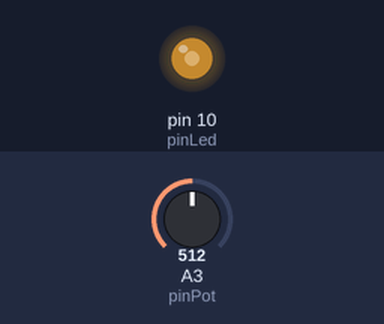
Recording of a sketch running on a simulated Arduino Uno, built with avr-gcc and run on an emulated ATmega328P. Shown: output pins drawn as LEDs (lit = HIGH). The inputs (shaded band) are chosen by the test bench; at power-on: A3 (pinPot) = 512.

Above: at 1.2 s.
1.3 s: A3 (pinPot) set to 716
At 2.5 s:
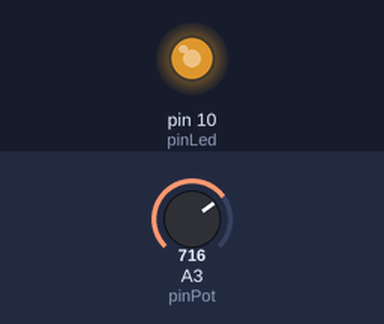
2.8 s: A3 (pinPot) set to 900
At 3.8 s:
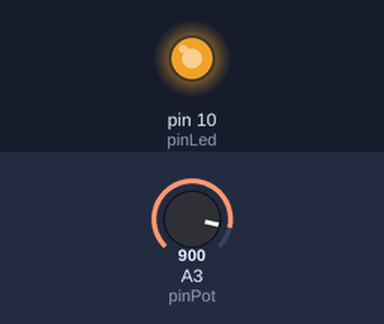
4.3 s: A3 (pinPot) set to 122
At 5.0 s:
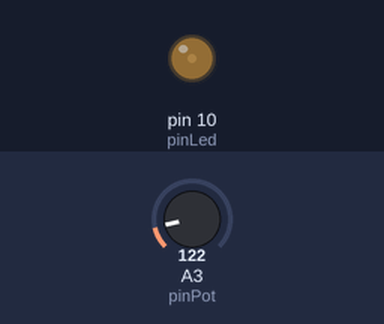
5.8 s: A3 (pinPot) set to 0
At 6.1 s:
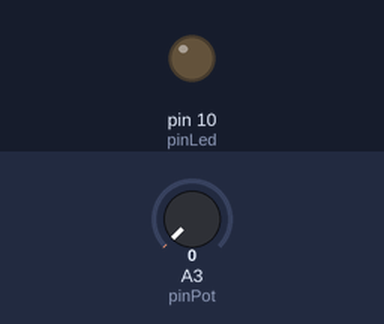
7.3 s: A3 (pinPot) set to 511
At 8.5 s:
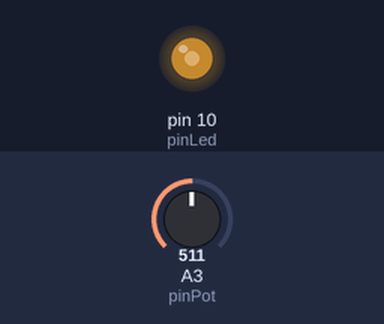
Timing chart, 0 to 9.8 s (numbered marks = the images above; inputs shaded):
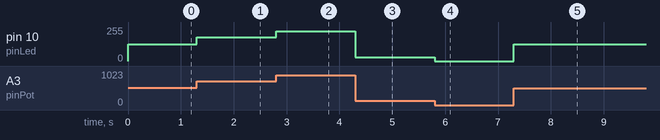

The sketch:

7segmentos_092021.ino
```cpp
/****************************************************************
  Controlar intensidad de led con potenciometro
  Materiales:
  led
  potenciometro
  Arduino UNO
  Resistencias de 220omh

*****************************************************************/
/*
	Variables para lectura de potenciometro y valor para
    intensidad del led.
    Variables para definir pines de entrada y salida
*/
int volumen , valor ;
byte pinPot = A3, pinLed = 10;

void setup()
{
 	Serial.begin(9600);
 	pinMode(A3,INPUT);
  	pinMode(10,OUTPUT);
}

void loop()
{

   	volumen = analogRead(A3);
  	valor	= map(volumen,0,1023,0,255);

  	analogWrite(10,valor);
}
```

Measured:
- after the input at 1.3 s, pin 10 (pinLed): 127/255 → 178/255 at once
- after the input at 2.8 s, pin 10 (pinLed): 178/255 → 224/255 at once
- after the input at 4.3 s, pin 10 (pinLed): 224/255 → 30/255 at once
- after the input at 5.8 s, pin 10 (pinLed): 30/255 → 0/255 at once
- after the input at 7.3 s, pin 10 (pinLed): 0/255 → 127/255 at once
